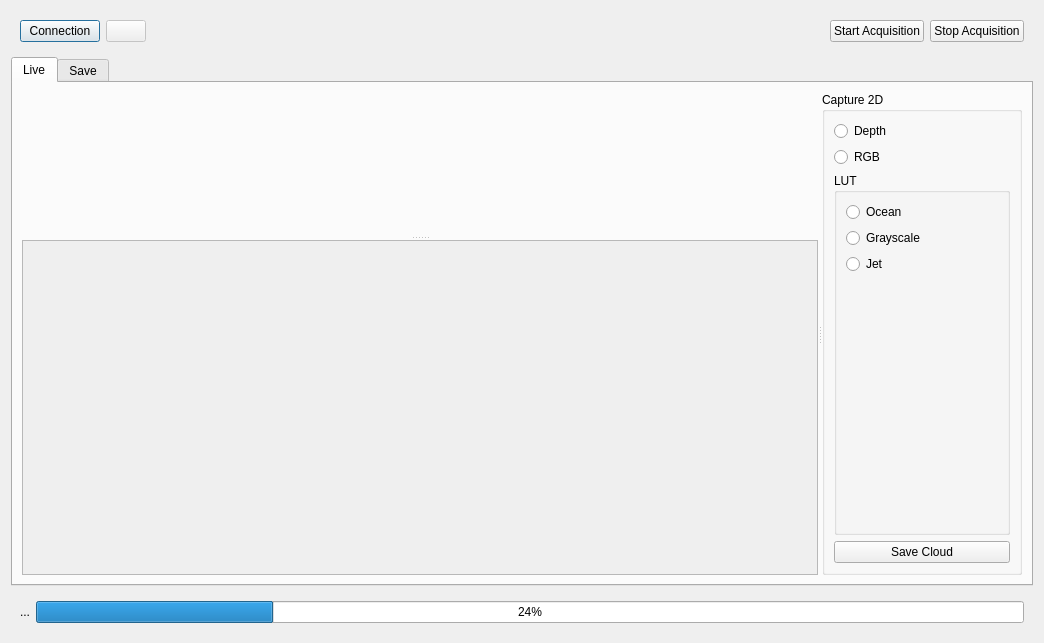
<?xml version="1.0" encoding="UTF-8"?>
<ui version="4.0">
 <class>AcquisitionWindows</class>
 <widget class="QDialog" name="AcquisitionWindows">
  <property name="geometry">
   <rect>
    <x>0</x>
    <y>0</y>
    <width>1044</width>
    <height>643</height>
   </rect>
  </property>
  <property name="windowTitle">
   <string>Dialog</string>
  </property>
  <layout class="QVBoxLayout" name="verticalLayout">
   <item>
    <widget class="QWidget" name="widget_2" native="true">
     <layout class="QHBoxLayout" name="horizontalLayout_2">
      <item>
       <widget class="QPushButton" name="btn_connection">
        <property name="maximumSize">
         <size>
          <width>100</width>
          <height>16777215</height>
         </size>
        </property>
        <property name="text">
         <string>Connection</string>
        </property>
       </widget>
      </item>
      <item>
       <widget class="QPushButton" name="btn_LED">
        <property name="enabled">
         <bool>false</bool>
        </property>
        <property name="sizePolicy">
         <sizepolicy hsizetype="Minimum" vsizetype="Fixed">
          <horstretch>40</horstretch>
          <verstretch>40</verstretch>
         </sizepolicy>
        </property>
        <property name="maximumSize">
         <size>
          <width>40</width>
          <height>40</height>
         </size>
        </property>
        <property name="text">
         <string/>
        </property>
        <property name="checkable">
         <bool>false</bool>
        </property>
        <property name="flat">
         <bool>false</bool>
        </property>
       </widget>
      </item>
      <item>
       <spacer name="horizontalSpacer">
        <property name="orientation">
         <enum>Qt::Horizontal</enum>
        </property>
        <property name="sizeHint" stdset="0">
         <size>
          <width>40</width>
          <height>20</height>
         </size>
        </property>
       </spacer>
      </item>
      <item>
       <widget class="QPushButton" name="btn_startAcqui">
        <property name="maximumSize">
         <size>
          <width>200</width>
          <height>16777215</height>
         </size>
        </property>
        <property name="text">
         <string>Start Acquisition</string>
        </property>
       </widget>
      </item>
      <item>
       <widget class="QPushButton" name="btn_stopAcqui">
        <property name="maximumSize">
         <size>
          <width>200</width>
          <height>16777215</height>
         </size>
        </property>
        <property name="text">
         <string>Stop Acquisition</string>
        </property>
       </widget>
      </item>
     </layout>
    </widget>
   </item>
   <item>
    <widget class="QTabWidget" name="tabwidget">
     <property name="currentIndex">
      <number>0</number>
     </property>
     <widget class="QWidget" name="tab_Live">
      <attribute name="title">
       <string>Live</string>
      </attribute>
      <layout class="QVBoxLayout" name="verticalLayout_4">
       <item>
        <widget class="QSplitter" name="splitter">
         <property name="orientation">
          <enum>Qt::Horizontal</enum>
         </property>
         <widget class="QWidget" name="widget_3" native="true">
          <layout class="QVBoxLayout" name="verticalLayout_2">
           <item>
            <widget class="QSplitter" name="splitter_2">
             <property name="orientation">
              <enum>Qt::Vertical</enum>
             </property>
             <widget class="QVTKWidget" name="qvtk_Cloud" native="true"/>
             <widget class="QWidget" name="widget_5" native="true">
              <layout class="QVBoxLayout" name="verticalLayout_6">
               <item>
                <widget class="QScrollArea" name="scroll_image">
                 <property name="widgetResizable">
                  <bool>true</bool>
                 </property>
                 <widget class="QWidget" name="scrollAreaWidgetContents">
                  <property name="geometry">
                   <rect>
                    <x>0</x>
                    <y>0</y>
                    <width>760</width>
                    <height>318</height>
                   </rect>
                  </property>
                 </widget>
                </widget>
               </item>
              </layout>
             </widget>
            </widget>
           </item>
          </layout>
         </widget>
         <widget class="QGroupBox" name="groupBox">
          <property name="maximumSize">
           <size>
            <width>200</width>
            <height>16777215</height>
           </size>
          </property>
          <property name="title">
           <string>Capture 2D</string>
          </property>
          <layout class="QVBoxLayout" name="verticalLayout_3">
           <item>
            <widget class="QRadioButton" name="rndBtn_captureDepth">
             <property name="text">
              <string>Depth</string>
             </property>
            </widget>
           </item>
           <item>
            <widget class="QRadioButton" name="rndBtn_captureRGB">
             <property name="text">
              <string>RGB</string>
             </property>
            </widget>
           </item>
           <item>
            <widget class="QGroupBox" name="groupBox_2">
             <property name="title">
              <string>LUT</string>
             </property>
             <layout class="QVBoxLayout" name="verticalLayout_5">
              <item>
               <widget class="QRadioButton" name="rndBtn_oceanLUT">
                <property name="text">
                 <string>Ocean</string>
                </property>
               </widget>
              </item>
              <item>
               <widget class="QRadioButton" name="rdnBtn_grayscaleLUT">
                <property name="text">
                 <string>Grayscale</string>
                </property>
               </widget>
              </item>
              <item>
               <widget class="QRadioButton" name="rdnBtn_jetLUT">
                <property name="text">
                 <string>Jet</string>
                </property>
               </widget>
              </item>
              <item>
               <spacer name="verticalSpacer">
                <property name="orientation">
                 <enum>Qt::Vertical</enum>
                </property>
                <property name="sizeHint" stdset="0">
                 <size>
                  <width>20</width>
                  <height>40</height>
                 </size>
                </property>
               </spacer>
              </item>
             </layout>
            </widget>
           </item>
           <item>
            <widget class="QPushButton" name="pushButton_SaveCloud">
             <property name="text">
              <string>Save Cloud</string>
             </property>
            </widget>
           </item>
          </layout>
         </widget>
        </widget>
       </item>
      </layout>
     </widget>
     <widget class="QWidget" name="tab_record">
      <attribute name="title">
       <string>Save</string>
      </attribute>
     </widget>
    </widget>
   </item>
   <item>
    <widget class="QWidget" name="widget" native="true">
     <layout class="QHBoxLayout" name="horizontalLayout">
      <item>
       <widget class="QLabel" name="lbl_infos">
        <property name="text">
         <string>...</string>
        </property>
       </widget>
      </item>
      <item>
       <widget class="QProgressBar" name="progressBar">
        <property name="value">
         <number>24</number>
        </property>
       </widget>
      </item>
     </layout>
    </widget>
   </item>
  </layout>
 </widget>
 <customwidgets>
  <customwidget>
   <class>QVTKWidget</class>
   <extends>QWidget</extends>
   <header>QVTKWidget.h</header>
  </customwidget>
 </customwidgets>
 <resources/>
 <connections>
  <connection>
   <sender>btn_startAcqui</sender>
   <signal>clicked()</signal>
   <receiver>AcquisitionWindows</receiver>
   <slot>DemarerAcqui()</slot>
   <hints>
    <hint type="sourcelabel">
     <x>796</x>
     <y>28</y>
    </hint>
    <hint type="destinationlabel">
     <x>679</x>
     <y>53</y>
    </hint>
   </hints>
  </connection>
  <connection>
   <sender>btn_connection</sender>
   <signal>clicked()</signal>
   <receiver>AcquisitionWindows</receiver>
   <slot>ConnectDevice()</slot>
   <hints>
    <hint type="sourcelabel">
     <x>89</x>
     <y>31</y>
    </hint>
    <hint type="destinationlabel">
     <x>211</x>
     <y>4</y>
    </hint>
   </hints>
  </connection>
  <connection>
   <sender>btn_stopAcqui</sender>
   <signal>clicked()</signal>
   <receiver>AcquisitionWindows</receiver>
   <slot>StopperAcqui()</slot>
   <hints>
    <hint type="sourcelabel">
     <x>934</x>
     <y>30</y>
    </hint>
    <hint type="destinationlabel">
     <x>1036</x>
     <y>54</y>
    </hint>
   </hints>
  </connection>
 </connections>
 <slots>
  <slot>ConnectDevice()</slot>
  <slot>DemarerAcqui()</slot>
  <slot>StopperAcqui()</slot>
 </slots>
</ui>
